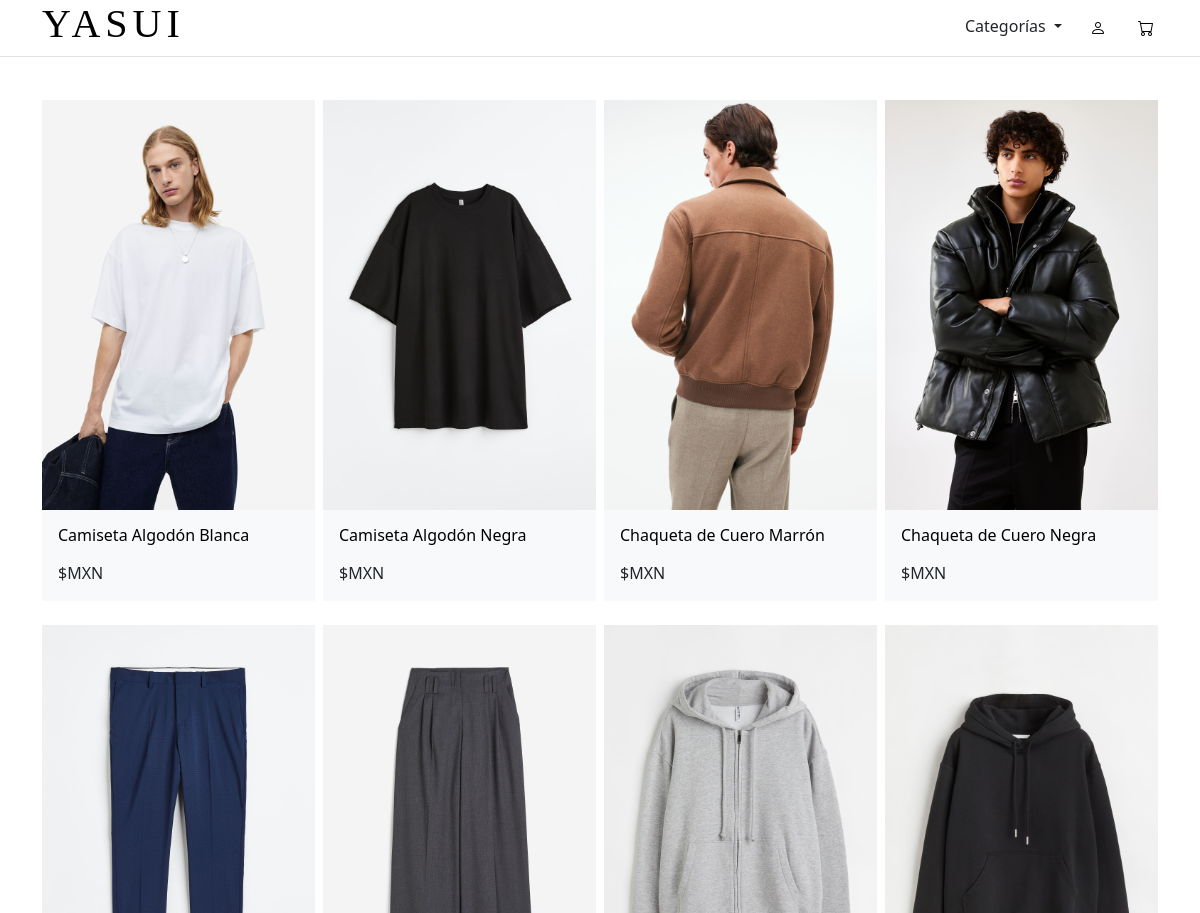
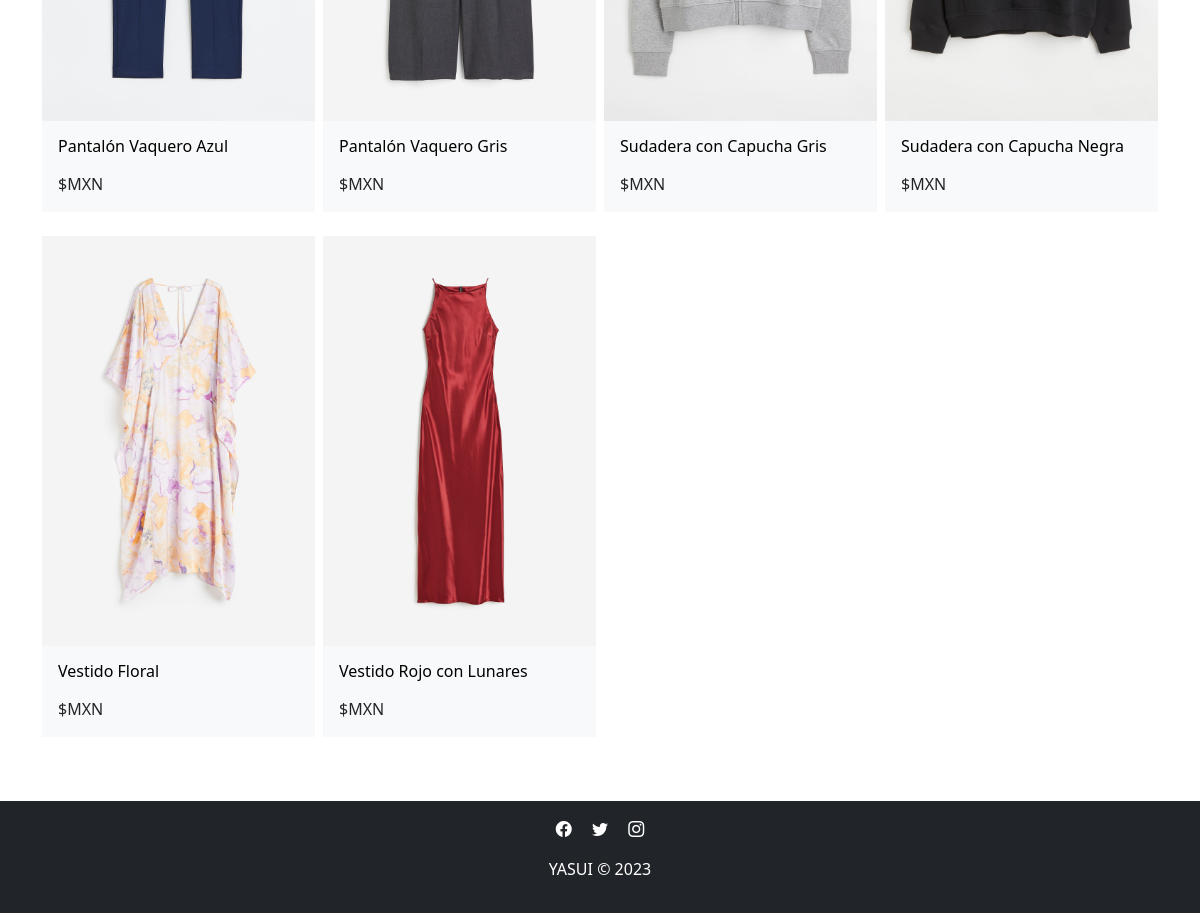
The app's page /catalogo-sucursal.php?sucursal=1 with its own data (2 pictures, top to bottom).
### tables this page shows
CREATE TABLE inventario(
	cve_inv INT auto_increment,
	cod_suc INT,
	id_pren INT,
	exist_pren INT(5),
	status_inv BOOLEAN,
	PRIMARY KEY(cve_inv),
	FOREIGN KEY(cod_suc) REFERENCES sucursal(cod_suc),
	FOREIGN KEY(id_pren) REFERENCES prenda(id_pren) ON DELETE RESTRICT ON UPDATE CASCADE
);

CREATE TABLE prenda(
	id_pren INT auto_increment,
	cve_marca INT,
	cve_tipo INT,
	nom_pren CHAR(50),
	tall_pren ENUM('XS', 'S', 'M', 'L', 'XL', 'XXL', 'XXXL'),
	prec_pren DEC(6,2),
	cto_pren DEC(6,2),
	desc_pren VARCHAR(700),
	status_pren BOOLEAN,
	img_pren VARCHAR(50),
	PRIMARY KEY(id_pren),
	FOREIGN KEY(cve_marca) REFERENCES marca(cve_marca),
	FOREIGN KEY(cve_tipo) REFERENCES tipo(cve_tipo)
);

### php/functions.php (called while the page is built, shortened)
<?php
    function inventarioSucursal($sucursal) {
        include 'connection.php';
        $query_inv_suc = "SELECT * FROM prenda, inventario where prenda.id_pren=inventario.id_pren AND cod_suc='$sucursal' AND status_inv!=0 GROUP BY nom_pren";
        return mysqli_query($connection, $query_inv_suc);
    }
?>

### catalogo-sucursal.php (the view, shortened to what this page needs)
<?php
    include ('php/functions.php');
?>
<!DOCTYPE html>
<html lang="en">
<head>
    <link href="https://cdn.jsdelivr.net/npm/bootstrap@5.3.1/dist/css/bootstrap.min.css" rel="stylesheet">
    <link rel="stylesheet" href="https://cdn.jsdelivr.net/npm/bootstrap-icons@1.11.1/font/bootstrap-icons.css">
    <link rel="stylesheet" href="assets/css/styles.css">
</head>
<body>
    <header class="bg-white fixed-top border-bottom">
        <div class="container">
            <div class="row">
                <div class="col-md-2 d-flex justify-content-center">
                    <a href="index.php"
                        class="d-flex align-items-center my-md-2 my-lg-0 me-lg-auto text-black text-decoration-none">
                        <h1 class=""> YASUI </h1>
                    </a>
                </div>
                <nav class="navbar p-0 col-10 d-flex align-items-center justify-content-md-end">
                    <ul class="nav text-black">
                        <li class="nav-item">
                            <div class="dropdown">
                                <button class="btn btn-black bg-white dropdown-toggle" type="button" id="categoriasDropdown" data-bs-toggle="dropdown" aria-haspopup="true" aria-expanded="false">
                                    Categorías
                                </button>
                            </div>
                        </li>
                        <li class="nav-item">
                            <a href="login.php" class="nav-link text-black">
                                <i class="bi bi-person"></i>
                            </a>
                        </li>
                        <li class="nav-item">
                            <a href="cart.php" class="nav-link text-black">
                                <i class="bi bi-cart"></i>
                            </a>
                        </li>
                    </ul>
                </nav>
            </div>
        </div>
    </header>
    <section class="my-5">
        <div class="container">
            <div class="row g-2">
                <?php
                    if (isset($_GET['sucursal'])) {
                        $sucursal = $_GET['sucursal'];
                        $lista_query = inventarioSucursal($sucursal);
                        while ($row = mysqli_fetch_array($lista_query)) {
                            echo '
                            <div class="col-6 col-md-3 text-center">
                                <div class="bg-light">
                                    <a href="producto.php?cve_inv='.$row["cve_inv"].'"> <img src="'.$row["img_pren"].'" class="w-100"> </a>
                                    <h3 class="fs-6 my-3 mx-3 text-start"> <a href="producto.php?cve_inv='.$row["cve_inv"].'"> '.$row["nom_pren"].' </a> </h3>
                                    <p class="fs-6 pb-3 mx-3 text-start">
                                    <span>$MXN '.$row['prec_pren'].'</span>
                                    </p>
                                </div>
                            </div>
                            ';
                        }
                    }
                ?>
            </div>
        </div>
    </section>
    <?php include "site/footer.php" ?>
</body>
</html>

### assets/css/styles.css (style rules this page uses)
h1 { font-family: 'initial', 'sans-serif'; letter-spacing: 5px; }
a { text-decoration: none; color: black; }
.btn-black, .btn:hover { border: none; }

### records on screen
inventario: id_pren.img_pren (picture), id_pren.nom_pren "Camiseta Algodón Blanca"
inventario: id_pren.img_pren (picture), id_pren.nom_pren "Camiseta Algodón Negra"
inventario: id_pren.img_pren (picture), id_pren.nom_pren "Chaqueta de Cuero Marrón"
inventario: id_pren.img_pren (picture), id_pren.nom_pren "Chaqueta de Cuero Negra"
inventario: id_pren.img_pren (picture), id_pren.nom_pren "Pantalón Vaquero Azul"
inventario: id_pren.img_pren (picture), id_pren.nom_pren "Pantalón Vaquero Gris"
inventario: id_pren.img_pren (picture), id_pren.nom_pren "Sudadera con Capucha Gris"
inventario: id_pren.img_pren (picture), id_pren.nom_pren "Sudadera con Capucha Negra"
inventario: id_pren.img_pren (picture), id_pren.nom_pren "Vestido Floral"
inventario: id_pren.img_pren (picture), id_pren.nom_pren "Vestido Rojo con Lunares"
